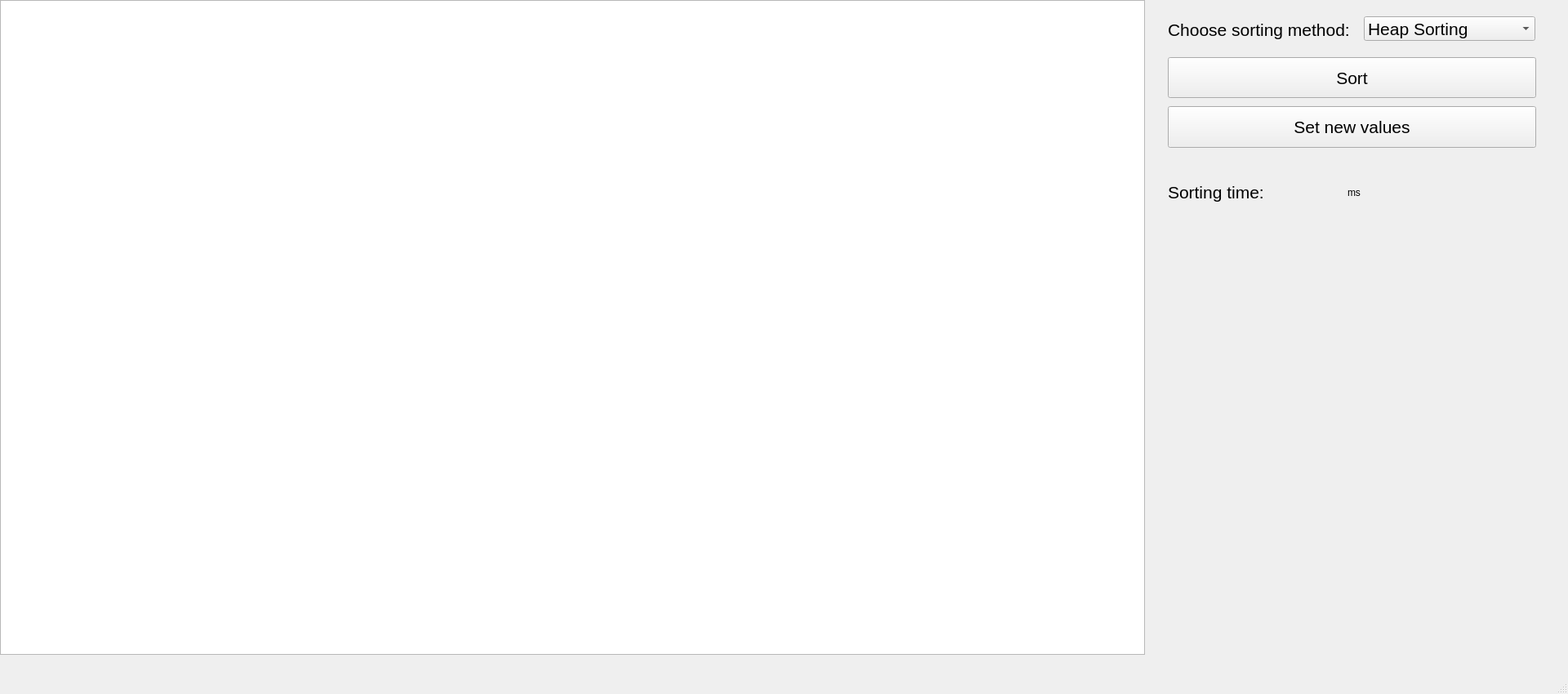
<?xml version="1.0" encoding="UTF-8"?>
<ui version="4.0">
 <class>MainWindow</class>
 <widget class="QMainWindow" name="MainWindow">
  <property name="geometry">
   <rect>
    <x>0</x>
    <y>0</y>
    <width>1920</width>
    <height>850</height>
   </rect>
  </property>
  <property name="windowTitle">
   <string>MainWindow</string>
  </property>
  <widget class="QWidget" name="centralwidget">
   <widget class="QGraphicsView" name="graphicsView">
    <property name="geometry">
     <rect>
      <x>0</x>
      <y>0</y>
      <width>1402</width>
      <height>802</height>
     </rect>
    </property>
   </widget>
   <widget class="QLabel" name="label">
    <property name="geometry">
     <rect>
      <x>1430</x>
      <y>16</y>
      <width>231</width>
      <height>41</height>
     </rect>
    </property>
    <property name="font">
     <font>
      <pointsize>16</pointsize>
     </font>
    </property>
    <property name="text">
     <string>Choose sorting method:</string>
    </property>
   </widget>
   <widget class="QPushButton" name="pushButton">
    <property name="geometry">
     <rect>
      <x>1430</x>
      <y>70</y>
      <width>451</width>
      <height>50</height>
     </rect>
    </property>
    <property name="font">
     <font>
      <pointsize>16</pointsize>
     </font>
    </property>
    <property name="text">
     <string>Sort</string>
    </property>
   </widget>
   <widget class="QComboBox" name="comboBox">
    <property name="geometry">
     <rect>
      <x>1670</x>
      <y>20</y>
      <width>210</width>
      <height>30</height>
     </rect>
    </property>
    <property name="font">
     <font>
      <pointsize>16</pointsize>
     </font>
    </property>
    <item>
     <property name="text">
      <string>Heap Sorting</string>
     </property>
    </item>
    <item>
     <property name="text">
      <string>Quick Sorting</string>
     </property>
    </item>
    <item>
     <property name="text">
      <string>Merge Sorting</string>
     </property>
    </item>
   </widget>
   <widget class="QPushButton" name="pushButton_2">
    <property name="geometry">
     <rect>
      <x>1430</x>
      <y>130</y>
      <width>451</width>
      <height>51</height>
     </rect>
    </property>
    <property name="font">
     <font>
      <pointsize>16</pointsize>
     </font>
    </property>
    <property name="text">
     <string>Set new values</string>
    </property>
   </widget>
   <widget class="QLabel" name="label_2">
    <property name="geometry">
     <rect>
      <x>1430</x>
      <y>220</y>
      <width>131</width>
      <height>31</height>
     </rect>
    </property>
    <property name="font">
     <font>
      <pointsize>16</pointsize>
     </font>
    </property>
    <property name="text">
     <string>Sorting time:</string>
    </property>
   </widget>
   <widget class="QLabel" name="label_3">
    <property name="geometry">
     <rect>
      <x>1560</x>
      <y>220</y>
      <width>90</width>
      <height>30</height>
     </rect>
    </property>
    <property name="text">
     <string/>
    </property>
   </widget>
   <widget class="QLabel" name="label_4">
    <property name="geometry">
     <rect>
      <x>1650</x>
      <y>220</y>
      <width>67</width>
      <height>31</height>
     </rect>
    </property>
    <property name="text">
     <string>ms</string>
    </property>
   </widget>
  </widget>
  <widget class="QMenuBar" name="menubar">
   <property name="geometry">
    <rect>
     <x>0</x>
     <y>0</y>
     <width>1920</width>
     <height>22</height>
    </rect>
   </property>
  </widget>
  <widget class="QStatusBar" name="statusbar"/>
 </widget>
 <resources/>
 <connections/>
</ui>
